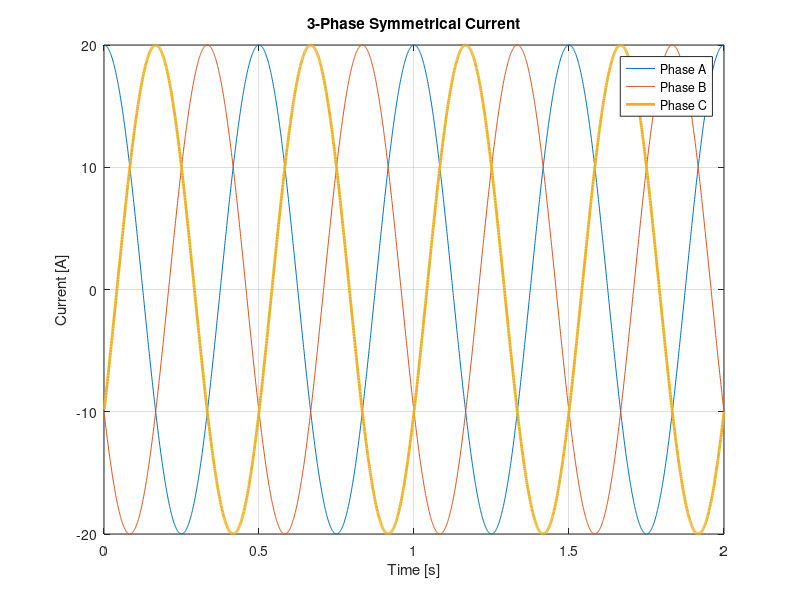
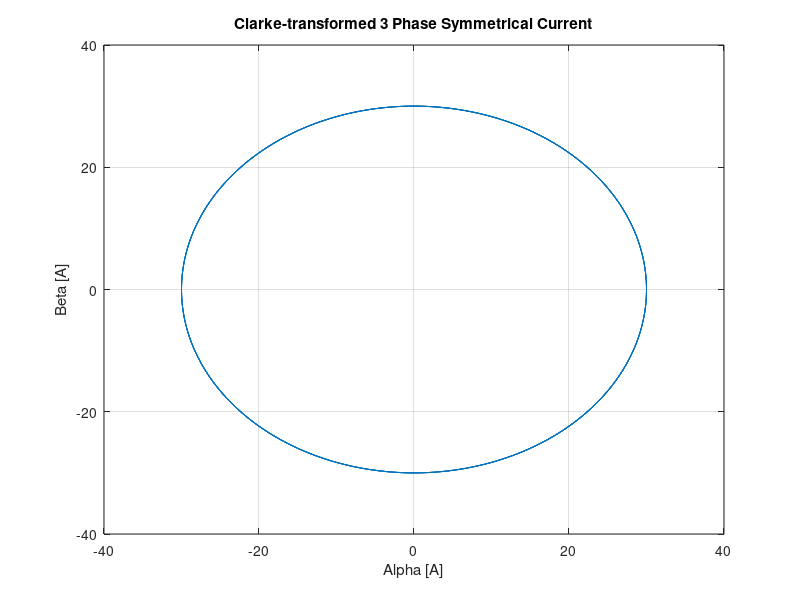

MATLAB code for these plots, in order:
clear, close all, clc

%% In-Lecture Exercise for Lecture 6: 3-Phase Symmetrical Current
% Design a 3-phase current array (2 seconds) and plot.
% The frequency is 2 Hz
% The amplitude is 20 A
% i1(t) = A * cos(wt + 0)
% i2(t) = A * cos(wt + 120)
% i3(t) = A * cos(wt - 120)

A = 20; % Amps
f = 2; % Hz
w = f * 2 * pi; % rad/s

for k = 1:2000
    t(k) = 0.001 * k;
    i1(k) = A * cos(w*t(k));
    i2(k) = A * cos(w*t(k) + deg2rad(120));
    i3(k) = A * cos(w*t(k) - deg2rad(120));
end

figure(1)
plot(t,i1,t,i2,t,i3, 'LineWidth', 2)
legend('Phase A', 'Phase B', 'Phase C')
grid on
title('3-Phase Symmetrical Current')
xlabel('Time [s]')
ylabel('Current [A]')

% Do a Clarke transformation of the 3 currents and plot them in the
% alpha/beta plane
Clarke = [1 -1/2 -1/2; 0 sqrt(3)/2 -sqrt(3)/2];
phases = [i1; i2; i3];
alpha_beta = Clarke * phases;

figure(2)
plot(alpha_beta(1,:),alpha_beta(2,:))
grid on
title('Clarke-transformed 3 Phase Symmetrical Current')
xlabel('Alpha [A]')
ylabel('Beta [A]')